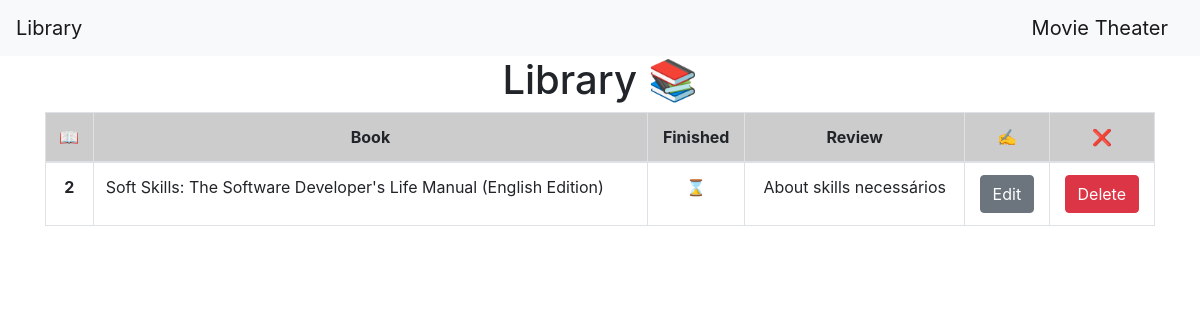
/book_registed/2, run on the app's committed database.
### Web_Management/models.py (models this page shows)
class Books(models.Model):
    book = models.TextField(max_length=255)
    finished = models.BooleanField(default=False)
    review = models.TextField(max_length=500)

### Web_Management/views.py (the view)
# urls.py: path('book_registed/<int:id>', views.book_registed, name='book_registed'),
def book_registed(request,id):
    data = {
        'data': Books.objects.get(pk=id)
    }
    return render(request, 'web_management/book_registed.html', data)

### Web_Management/templates/web_management/book_registed.html
{% extends 'web_management/base.html' %}
{% block content%}
<h1 style="text-align: center;">Library &#128218;</h1>
<div class="container">
  <table class="table table-bordered">
      <thead style="background-color: #CCCCCC;">
        <tr>
          <th scope="col" class="text-center">📖</th>
          <th scope="col" class="text-center">Book</th>
          <th scope="col" class="text-center">Finished</th>
          <th scope="col" class="text-center">Review</th>
          <th scope="col" class="text-center">✍️</th>
          <th scope="col" class="text-center">❌</th>
        </tr>
      </thead>
      <tbody>
        <tr>
          <th scope="row" class="text-center">{{data.id}}</th>
          <td>{{data.book}}</td>
          {% if data.finished == True%}
          <td class="text-center">✔️</td>
          {% else %}
          <td class="text-center">⌛</td>
          {% endif %}
          <td class="text-center">{{data.review}}</td>
          <td class="text-center"><button class="btn btn-secondary"><a style="color: white;" href="{% url 'edit' data.id %}">Edit</a></button></td>
          <td class="text-center"><button class="btn btn-danger"><a style="color: white;" href="{% url 'delete' data.id %}">Delete</a></button></td>
        </tr>
      </tbody>
    </table>
</div>
{% endblock %}

### data on the page
Books: id "2", book "Soft Skills: The Software Developer's Life Manual (English Edition)", review "About skills necessários"
